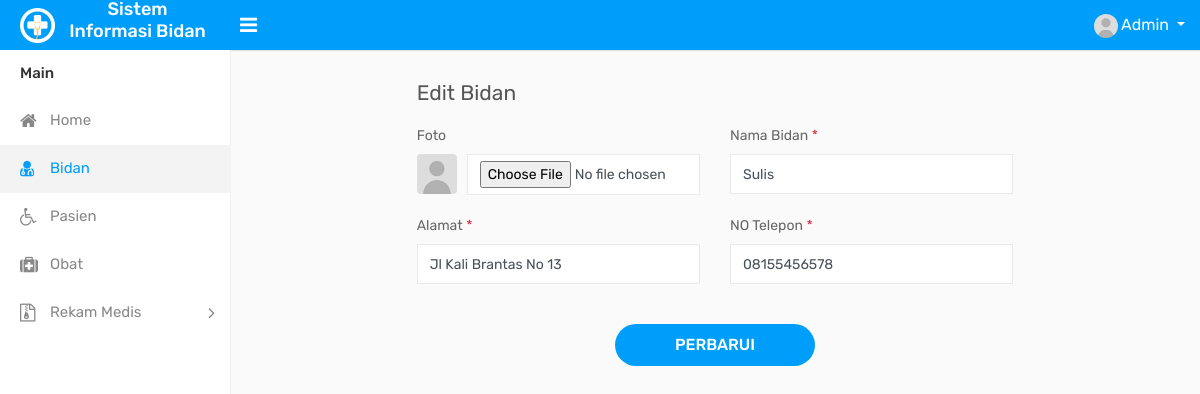
Screenshot of /edit-bidan.php?id_bidan=BDN001 (signed in) with the database file from the repository.
### tables this page shows
CREATE TABLE `bidan` (
  `id_bidan` varchar(8) NOT NULL,
  `foto` varchar(100) NOT NULL,
  `nama_bidan` varchar(25) NOT NULL,
  `alamat` varchar(30) NOT NULL,
  `telepon_bidan` varchar(13) NOT NULL
);

### function.php (called while the page is built, shortened)
<?php
$conn = mysqli_connect("localhost", "root", "", "db_bidan");
function tampil($query) {
	global $conn;
	$result = mysqli_query($conn, $query);
	$rows = [];
	while($row = mysqli_fetch_assoc($result)){
		$rows[] = $row;
	}
	return $rows;
}
?>

### edit-bidan.php (the view, shortened to what this page needs)
<?php
    require 'function.php';
    $id_bidan = $_GET['id_bidan'];
    $mts = tampil("SELECT * FROM bidan WHERE id_bidan = '$id_bidan'")[0];
?>
<!DOCTYPE html>
<html>
<head>
    <link rel="stylesheet" type="text/css" href="assets/css/bootstrap.min.css">
    <link rel="stylesheet" type="text/css" href="assets/css/font-awesome.min.css">
    <link rel="stylesheet" type="text/css" href="assets/css/select2.min.css">
    <link rel="stylesheet" type="text/css" href="assets/css/bootstrap-datetimepicker.min.css">
    <link rel="stylesheet" type="text/css" href="assets/css/style.css">
    <link rel="stylesheet" type="text/css" href="dist/sweetalert2.css">
    <link rel="stylesheet" type="text/css" href="dist/sweetalert2.min.css">
</head>
<body>
    <div class="main-wrapper">
        <div class="header">
            <div class="header-left">
                <a href="index.php" class="logo">
                    <img src="assets/img/logo.png" width="35" height="35" alt=""> <span><h4>Sistem Informasi Bidan</h4></span>
                </a>
            </div>
            <a id="toggle_btn" href="javascript:void(0);"><i class="fa fa-bars"></i></a>
            <ul class="nav user-menu float-right">
                <li class="nav-item dropdown has-arrow">
                    <a href="#" class="dropdown-toggle nav-link user-link" data-toggle="dropdown">
                        <span class="user-img">
                            <img class="rounded-circle" src="assets/img/user.jpg" width="24" alt="Admin">
                        </span>
                        <span>Admin</span>
                    </a>
                </li>
            </ul>
        </div>
        <div class="sidebar" id="sidebar">
            <div class="sidebar-inner slimscroll">
                <div id="sidebar-menu" class="sidebar-menu">
                    <ul>
                        <li class="menu-title">Main</li>
                        <li>
                            <a href="index.php"><i class="fa fa-home"></i> <span>Home</span></a>
                        </li>
                        <li class="active">
                            <a href="bidan.php"><i class="fa fa-user-md"></i> <span>Bidan</span></a>
                        </li>
                        <li>
                            <a href="pasien.php"><i class="fa fa-wheelchair"></i> <span>Pasien</span></a>
                        </li>
                        <li>
                            <a href="obat.php"><i class="fa fa-medkit"></i> <span>Obat</span></a>
                        </li>
                        <li class="submenu">
                            <a href="#"><i class="fa fa-file-archive-o"></i> <span> Rekam Medis </span> <span class="menu-arrow"></span></a>
                        </li>
                    </ul>
                </div>
            </div>
        </div>
        <div class="page-wrapper">
            <div class="content">
                <div class="row">
                    <div class="col-lg-8 offset-lg-2">
                        <h4 class="page-title">Edit Bidan</h4>
                    </div>
                </div>
                <header>
                <div class="row">
                    <div class="col-lg-8 offset-lg-2">
                        <form action="" method="post" enctype="multipart/form-data">
                            <div class="row">
                                <div class="col-sm-6">
                                    <div class="form-group">
                                        <label>Foto</label>
                                        <div class="profile-upload">
                                            <div class="upload-img">
                                                <img alt="" src="assets/img/user.jpg">
                                            </div>
                                            <div class="upload-input">
                                                <input type="file" class="form-control" name="foto" value="<?= $mts['foto']; ?>">
                                            </div>
                                        </div>
                                    </div>
                                </div>
                                <div class="col-sm-6">
                                    <div class="form-group">
                                        <label>Nama Bidan <span class="text-danger">*</span></label>
                                        <input type="text" name="nama_bidan" class="form-control" value="<?= $mts['nama_bidan']; ?>">
                                    </div>
                                </div>
                                <div class="col-sm-6">
                                    <div class="form-group">
                                        <label>Alamat <span class="text-danger">*</span></label>
                                        <input class="form-control" type="text" name="alamat" value="<?= $mts['alamat']; ?>">
                                    </div>
                                </div>
                                <div class="col-sm-6">
                                    <div class="form-group">
                                        <label>NO Telepon <span class="text-danger">*</span></label>
                                        <input class="form-control" type="text" name="telepon_bidan" value="<?= $mts['telepon_bidan']; ?>">
                                    </div>
                                </div>
                            </div>
                            <div class="m-t-20 text-center">
                                <button type="submit" name="simpan" class="btn btn-primary submit-btn">Perbarui</button>
                            </div>
                        </form>
                    </div>
                </div>
                </header>
            </div>
        </div>
    </div>
</body>
</html>

### rows the page displays
bidan: nama_bidan "Sulis", alamat "Jl Kali Brantas No 13", telepon_bidan "08155456578"
